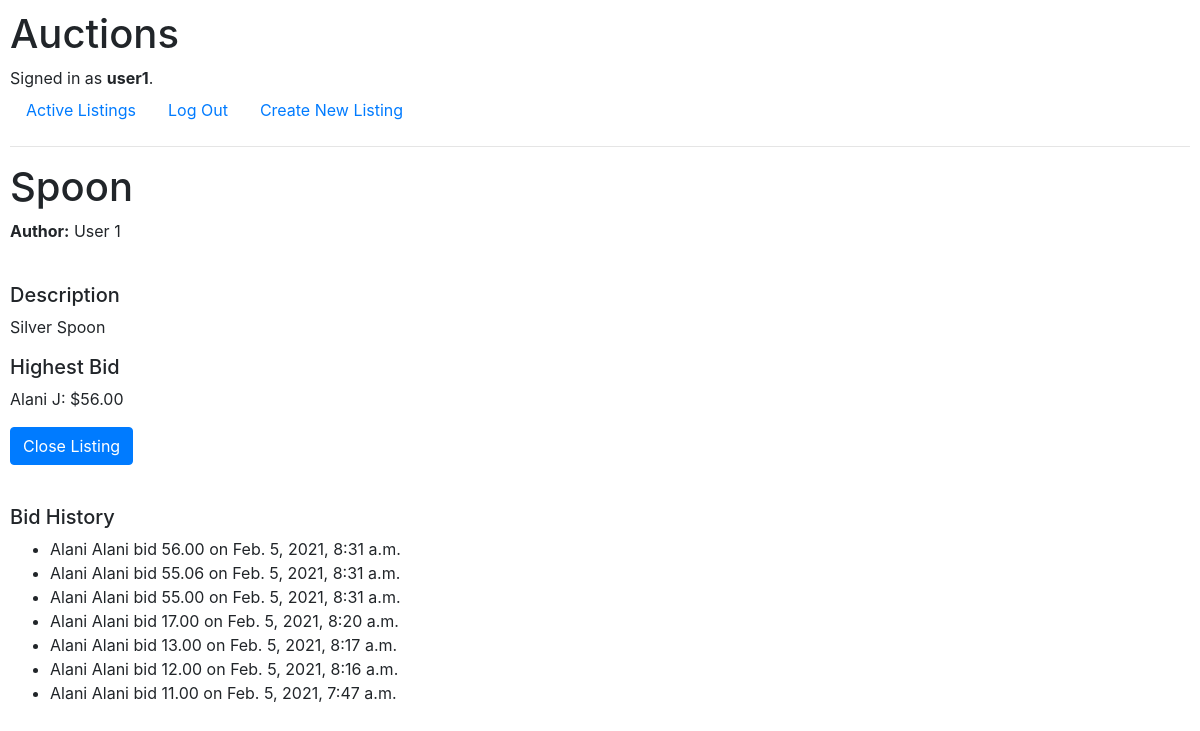
Screenshot of /listing/4 (signed in) with the database file from the repository.
### auctions/models.py (models this page shows, shortened)
class User(AbstractUser):
    email = models.EmailField('email address', null=True, unique=True)
    date_joined = models.DateTimeField('date joined', default=timezone.now())
    is_admin = models.BooleanField(default=False)
    REQUIRED_FIELDS = ['email']
    objects = UserManager()

class Listing(models.Model):
    author = models.ForeignKey(User, on_delete=models.CASCADE)
    title = models.CharField('Listing Title', max_length=64, null=False, default="")
    description = models.TextField('Listing Description', null=False, default="")
    date_posted = models.DateTimeField('Date Posted', default=timezone.now(), null=False)
    is_open = models.BooleanField('Open',default=True, null=False)
    date_closed = models.DateTimeField('Date Closed', default=None, null=True)
    min_bid = models.DecimalField('Minimum Bid', default=0.00, max_digits=9, decimal_places=2,validators=[MinValueValidator(Decimal('0.00'))])
    def highest_bid(self):
        bids = self.bids.all()
        if len(bids) != 0:
            return bids.order_by('-amount')[0]
        else:
            return None

class UserProfile(models.Model):
    user = models.OneToOneField(User, on_delete=models.CASCADE, null=False, primary_key=True, related_name='profile')
    first_name = models.CharField('first name', unique=False, max_length = 64, null=False)
    last_name = models.CharField('last name', unique=False, max_length=64, null=False)

class Bid(models.Model):
    listing = models.ManyToManyField(Listing, related_name='bids')
    bidder = models.ForeignKey(User, on_delete=models.CASCADE,related_name='bids')
    amount = models.DecimalField('Bid Amount', max_digits=9, decimal_places=2,validators=[MinValueValidator(Decimal('0.00'))])
    date_bid = models.DateTimeField('Date Bid', default=timezone.now(), null=False)

### auctions/views.py (the view, shortened to what this page needs)
# urls.py: path("listing/<int:id>", views.listing, name="listing"),
def listing(request, id):
    listing = Listing.objects.get(id=id)
    print("get")
    return render_listing(request, id, CreateBidForm(initial={'listing':listing, 'bidder':request.user}))

### auctions/forms.py (shortened to what this page needs)
class CreateBidForm(forms.ModelForm):
    listing = forms.ModelChoiceField(label="", queryset=Listing.objects.all(), widget=forms.HiddenInput)
    class Meta:
        model = Bid
        fields = ['amount','bidder','listing',]
        widgets = {
            'amount':forms.NumberInput(attrs={
                'class':'form-control'}),
            'bidder':forms.HiddenInput(),
            'listing':forms.HiddenInput()
        }

### auctions/views.py (called while the page is built)
def render_listing(request, id, form):
    listing = Listing.objects.get(id=id)
    bids = listing.bids.all()
    highest_bid = listing.highest_bid()
    return render(request,"auctions/listing.html", {
        "listing":listing,
        "title": listing.title,
        "author": listing.author,
        "user": request.user,
        "last_bid": highest_bid,
        "bid_form": form,
        "bids": bids
    })

### auctions/templates/auctions/listing.html (shortened to what this page needs)
{% extends "auctions/layout.html" %}
{% block body %}
    <h1> {{title}} </h1>
    <b>Author:</b> {{listing.author.profile.first_name}} {{listing.author.profile.last_name}}
    <h5 style="margin-top: 40px">Description</h5>
    <p>
        {{listing.description}}
    </p>
    <p>
    <h5> Highest Bid </h5>
    <div>
    {% if last_bid %}
        {{last_bid.bidder.profile.first_name}} {{last_bid.bidder.profile.last_name}}: ${{last_bid.amount}}
    {% else %}
        <div>Be the first to bid!</div>
        <div>Minimum Amount: ${{listing.min_bid}}</div>
    {% endif %}
    </div>
    </p>
    {% if user.is_authenticated %}
        <form action={% url 'listing' id=listing.id %} method="post">
            {% if user == author %}
                <input class="btn btn-primary" type="submit" value="Close Listing" name="button">
            {% else %}
                {{ bid_form.as_p }}
                <input class="btn btn-primary" type="submit" value="Bid" name="button">
            {% endif %}
    {% else %}
        Log in to Bid
    {% endif %}
    </form>
<p>
    <h5 style="margin-top: 40px">Bid History</h5>
    <ul>
        {% for bid in bids reversed %}
            <li>{{bid.bidder.profile.first_name}} {{bid.bidder.profile.first_name}} bid {{bid.amount}} on {{bid.date_bid}}</li>
        {% endfor %}
    </ul>
</p>
{% endblock %}

### auctions/templates/auctions/layout.html (shortened to what this page needs)
{% load static %}
<!DOCTYPE html>
<html lang="en">
    <head>
        <link rel="stylesheet" href="https://stackpath.bootstrapcdn.com/bootstrap/4.4.1/css/bootstrap.min.css">
        <link href="{% static 'auctions/styles.css' %}" rel="stylesheet">
    </head>
    <body>
        <h1>Auctions</h1>
        <div>
            {% if user.is_authenticated %}
                Signed in as <strong>{{ user.username }}</strong>.
            {% else %}
                Not signed in.
            {% endif %}
        </div>
        <ul class="nav">
            <li class="nav-item">
                <a class="nav-link" href="{% url 'index' %}">Active Listings</a>
            </li>
            {% if user.is_authenticated %}
                <li class="nav-item">
                    <a class="nav-link" href="/logout?next={{request.path}}">Log Out</a>
                </li>
                <li class="nav-item">
                    <a class="nav-link" href="{% url 'create_listing' %}">Create New Listing</a>
                </li>
            {% endif %}
        </ul>
        <hr>
        {% block body %}
        {% endblock %}
    </body>
</html>

### auctions/static/auctions/styles.css (style rules this page uses)
body { padding: 10px; }

### rows the page displays
User: username "user1"
Listing: title "Spoon", author.profile.first_name "User", author.profile.last_name "1", description "Silver Spoon"
Bid: bidder.profile.first_name "Alani", bidder.profile.last_name "J", amount "56.00", date_bid "Feb. 5, 2021, 8:31 a.m."
Bid: bidder.profile.first_name "Alani", amount "55.06", date_bid "Feb. 5, 2021, 8:31 a.m."
Bid: bidder.profile.first_name "Alani", amount "55.00", date_bid "Feb. 5, 2021, 8:31 a.m."
Bid: bidder.profile.first_name "Alani", amount "17.00", date_bid "Feb. 5, 2021, 8:20 a.m."
Bid: bidder.profile.first_name "Alani", amount "13.00", date_bid "Feb. 5, 2021, 8:17 a.m."
Bid: bidder.profile.first_name "Alani", amount "12.00", date_bid "Feb. 5, 2021, 8:16 a.m."
Bid: bidder.profile.first_name "Alani", amount "11.00", date_bid "Feb. 5, 2021, 7:47 a.m."
